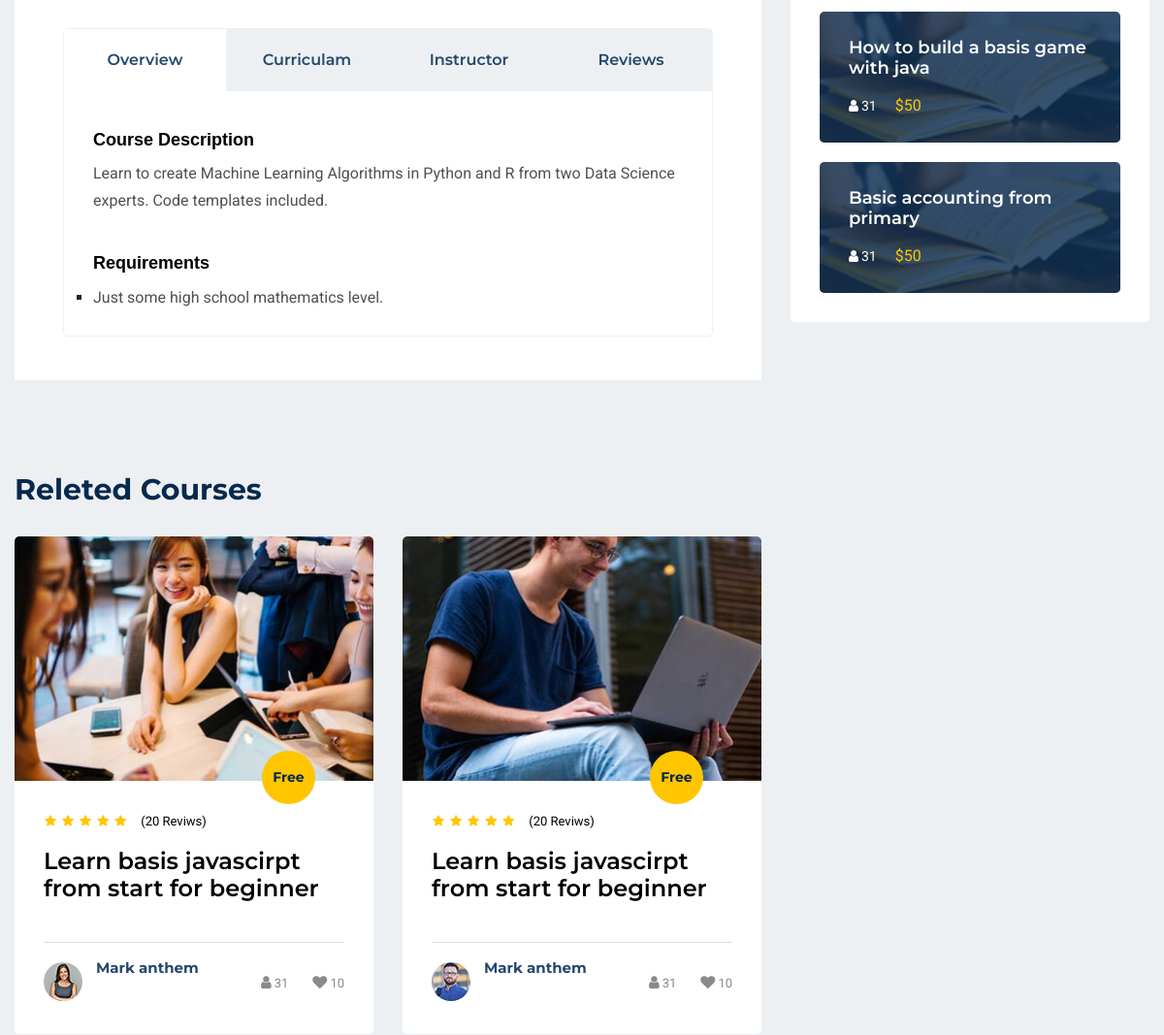
Before: /single-course/machine-learning-a-ztm-ai-python-r-chatgpt-bonus-2023/ (middle part) with the older database file.
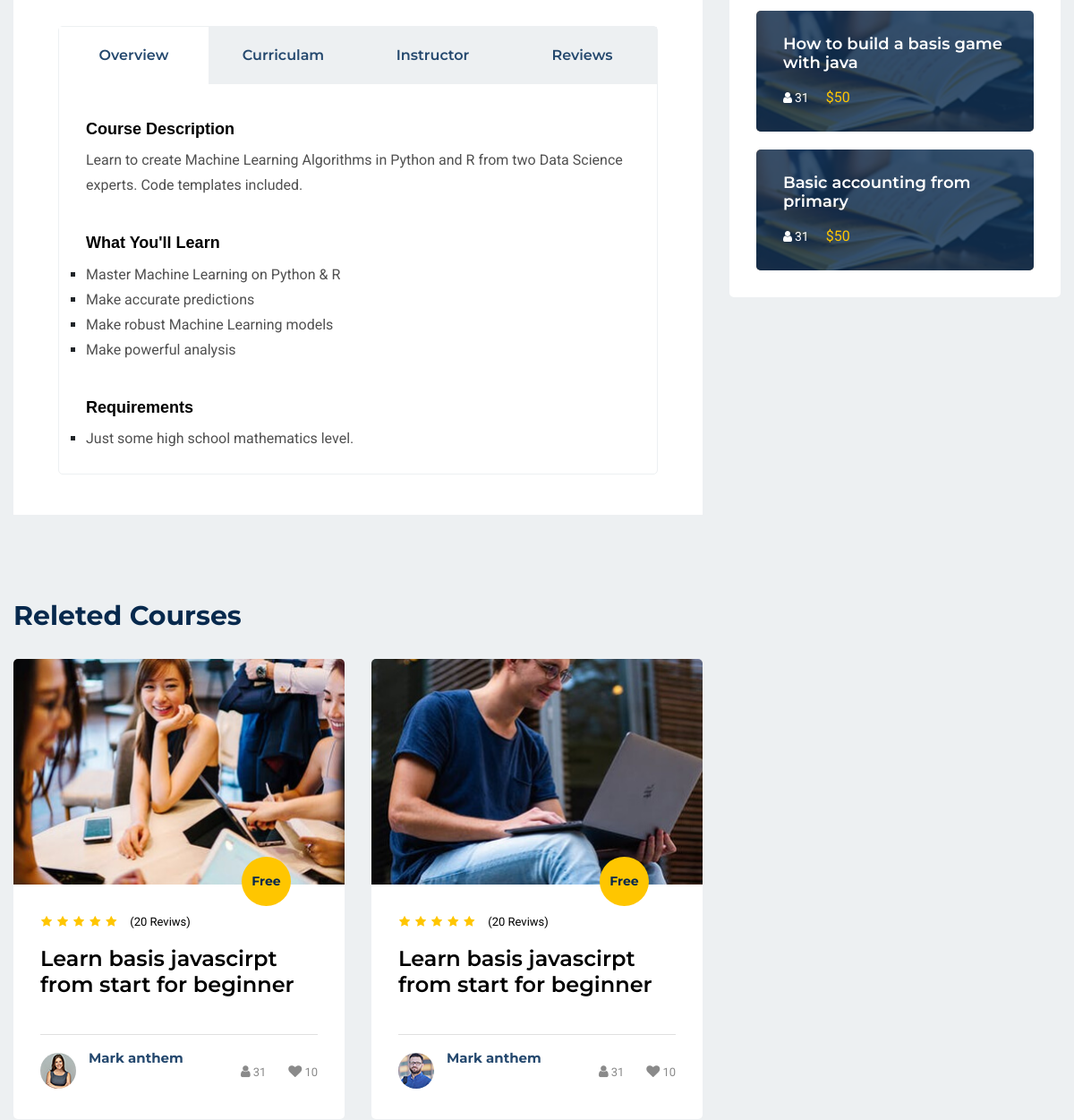
After: the same page with the newer database file.
### lms_main/models.py (models this page shows, shortened)
class Course(models.Model):
    STATUS = (
        ('PUBLISH', 'PUBLISH'),
        ('DRAFT', 'DRAFT'),
    )
    title = models.CharField(max_length=300)
    description = models.TextField()
    created_at = models.DateField(auto_now_add=True)
    featured_image = models.ImageField(
        upload_to='course/featured_images/', null=True)
    price = models.IntegerField(null=True, default=0)
    discount = models.IntegerField(null=True, blank=True)
    slug = models.SlugField(unique=True, null=True,
                            blank=True, max_length=300)
    status = models.CharField(choices=STATUS, max_length=100, null=True)
    author = models.ForeignKey(user_model.Instructor, on_delete=models.CASCADE)
    category = models.ForeignKey(
        lms_main_model.Category, on_delete=models.CASCADE)
    def __str__(self):
        return f"Course {self.title}"

class Requirement(models.Model):
    requirement_points = models.CharField(
        max_length=500, default="no requirements")
    course = models.ForeignKey(
        lms_main_model.Course, on_delete=models.CASCADE)

class WhatYouWillLearn(models.Model):
    points = models.CharField(
        max_length=500, default="no points")
    course = models.ForeignKey(
        lms_main_model.Course, on_delete=models.CASCADE)

### lms_main/views.py (the view)
def single_course(request, slug):
    single_course = models.Course.objects.filter(slug=slug).first()
    print(single_course)
    context = {
        'course': single_course,
    }
    return render(request, 'lms_main/single_course.html', context)

### lms_main/templatetags/course_tags.py (called while the page is built)
@register.simple_tag
def discount_calculation(price, discount):
    if discount is None or discount == 0:
        return price
    sell_price = price
    sell_price = price - (price * discount / 100)
    return math.floor(sell_price)

### user/models.py (called while the page is built)
    @property
    def profile_image_url(self):
        if self.profile_image and hasattr(self.profile_image, 'url'):
            return self.profile_image.url
        else:
            return "/static/images/profile/user.png"

### lms_main/templates/lms_main/single_course.html (shortened to what this page needs)
{% extends 'lms_main/base.html' %}
{% load static %}
{% load course_tags %}
{% block main %}
<section id="corses-singel" class="pt-90 pb-120 gray-bg">
    <div class="container">
        <div class="row">
            <div class="col-lg-8">
                <div class="corses-singel-left mt-30">
                    <div class="corses-tab mt-30">
                        <ul class="nav nav-justified" id="myTab" role="tablist">
                            <li class="nav-item">
                                <a class="active" id="overview-tab" data-toggle="tab" href="#overview" role="tab"
                                    aria-controls="overview" aria-selected="true">Overview</a>
                            </li>
                            <li class="nav-item">
                                <a id="curriculam-tab" data-toggle="tab" href="#curriculam" role="tab"
                                    aria-controls="curriculam" aria-selected="false">Curriculam</a>
                            </li>
                            <li class="nav-item">
                                <a id="instructor-tab" data-toggle="tab" href="#instructor" role="tab"
                                    aria-controls="instructor" aria-selected="false">Instructor</a>
                            </li>
                            <li class="nav-item">
                                <a id="reviews-tab" data-toggle="tab" href="#reviews" role="tab" aria-controls="reviews"
                                    aria-selected="false">Reviews</a>
                            </li>
                        </ul>
                        <div class="tab-content" id="myTabContent">
                            <div class="tab-pane fade show active" id="overview" role="tabpanel"
                                aria-labelledby="overview-tab">
                                <div class="overview-description">
                                    <div class="singel-description pt-40">
                                        <h6>Course Description</h6>
                                        <p>{{ course.description }}</p>
                                    </div>
                                    {% if course.whatyouwilllearn_set.all %}
                                    <div class="singel-description pt-40">
                                        <h6>What You'll Learn</h6>
                                        <ul style="list-style-type: square;">
                                            {% for point in course.whatyouwilllearn_set.all %}
                                            <li>
                                                <p>{{ point.points}}</p>
                                            </li>
                                            {% endfor %}
                                        </ul>
                                    </div>
                                    {% endif %}
                                    <div class="singel-description pt-40">
                                        <h6>Requirements</h6>
                                        <ul style="list-style-type: square;">
                                            {% for requirement in course.requirement_set.all %}
                                            <li><p>{{ requirement.requirement_points}}</p></li>
                                            {% endfor %}
                                        </ul>
                                    </div>
                                </div>
                            </div>
                        </div>
                    </div>
                </div>
            </div>
            <div class="col-lg-4">
                <div class="row">
                    <div class="col-lg-12 col-md-6">
                        <div class="You-makelike mt-30">
                            <div class="singel-makelike mt-20">
                                <div class="image">
                                    <img src="images/your-make/y-1.jpg" alt="Image">
                                </div>
                                <div class="cont">
                                    <a href="#">
                                        <h4>How to build a basis game with java </h4>
                                    </a>
                                    <ul>
                                        <li><a href="#"><i class="fa fa-user"></i>31</a></li>
                                        <li>$50</li>
                                    </ul>
                                </div>
                            </div>
                            <div class="singel-makelike mt-20">
                                <div class="image">
                                    <img src="images/your-make/y-1.jpg" alt="Image">
                                </div>
                                <div class="cont">
                                    <a href="#">
                                        <h4>Basic accounting from primary</h4>
                                    </a>
                                    <ul>
                                        <li><a href="#"><i class="fa fa-user"></i>31</a></li>
                                        <li>$50</li>
                                    </ul>
                                </div>
                            </div>
                        </div>
                    </div>
                </div>
            </div>
        </div>
        <div class="row">
            <div class="col-lg-8">
                <div class="releted-courses pt-95">
                    <div class="title">
                        <h3>Releted Courses</h3>
                    </div>
                    <div class="row">
                        <div class="col-md-6">
                            <div class="singel-course mt-30">
                                <div class="thum">
                                    <div class="image">
                                        <img src="images/course/cu-2.jpg" alt="Course">
                                    </div>
                                    <div class="price">
                                        <span>Free</span>
                                    </div>
                                </div>
                                <div class="cont">
                                    <ul>
                                        <li><i class="fa fa-star"></i></li>
                                        <li><i class="fa fa-star"></i></li>
                                        <li><i class="fa fa-star"></i></li>
                                        <li><i class="fa fa-star"></i></li>
                                        <li><i class="fa fa-star"></i></li>
                                    </ul>
                                    <span>(20 Reviws)</span>
                                    <a href="courses-singel.html">
                                        <h4>Learn basis javascirpt from start for beginner</h4>
                                    </a>
                                    <div class="course-teacher">
                                        <div class="thum">
                                            <a href="#"><img src="images/course/teacher/t-2.jpg" alt="teacher"></a>
                                        </div>
                                        <div class="name">
                                            <a href="#">
                                                <h6>Mark anthem</h6>
                                            </a>
                                        </div>
                                        <div class="admin">
                                            <ul>
                                                <li><a href="#"><i class="fa fa-user"></i><span>31</span></a></li>
                                                <li><a href="#"><i class="fa fa-heart"></i><span>10</span></a></li>
                                            </ul>
                                        </div>
                                    </div>
                                </div>
                            </div>
                        </div>
                        <div class="col-md-6">
                            <div class="singel-course mt-30">
                                <div class="thum">
                                    <div class="image">
                                        <img src="images/course/cu-1.jpg" alt="Course">
                                    </div>
                                    <div class="price">
                                        <span>Free</span>
                                    </div>
                                </div>
                                <div class="cont">
                                    <ul>
                                        <li><i class="fa fa-star"></i></li>
                                        <li><i class="fa fa-star"></i></li>
                                        <li><i class="fa fa-star"></i></li>
                                        <li><i class="fa fa-star"></i></li>
                                        <li><i class="fa fa-star"></i></li>
                                    </ul>
                                    <span>(20 Reviws)</span>
                                    <a href="courses-singel.html">
                                        <h4>Learn basis javascirpt from start for beginner</h4>
                                    </a>
                                    <div class="course-teacher">
                                        <div class="thum">
                                            <a href="#"><img src="images/course/teacher/t-3.jpg" alt="teacher"></a>
                                        </div>
                                        <div class="name">
                                            <a href="#">
                                                <h6>Mark anthem</h6>
                                            </a>
                                        </div>
                                        <div class="admin">
                                            <ul>
                                                <li><a href="#"><i class="fa fa-user"></i><span>31</span></a></li>
                                                <li><a href="#"><i class="fa fa-heart"></i><span>10</span></a></li>
                                            </ul>
                                        </div>
                                    </div>
                                </div>
                            </div>
                        </div>
                    </div>
                </div>
            </div>
        </div>
    </div>
</section>
{% endblock %}

### lms_main/templates/lms_main/base.html (shortened to what this page needs)
{% load static %}
<!doctype html>
<html lang="en">
<head>
    <link rel="stylesheet" href="{% static 'css/slick.css' %}">
    <link rel="stylesheet" href="{% static 'css/animate.css' %}">
    <link rel="stylesheet" href="{% static 'css/nice-select.css' %}">
    <link rel="stylesheet" href="{% static 'css/jquery.nice-number.min.css' %}">
    <link rel="stylesheet" href="{% static 'css/magnific-popup.css' %}">
    <link rel="stylesheet" href="{% static 'css/bootstrap.min.css' %}">
    <link rel="stylesheet" href="{% static 'css/font-awesome.min.css' %}">
    <link rel="stylesheet" href="{% static 'css/default.css' %}">
    <link rel="stylesheet" href="{% static 'css/style.css' %}">
    <link rel="stylesheet" href="{% static 'css/responsive.css' %}">
</head>
<body>
    {% block main %}{% endblock %}
</body>

### lms_main/templates/lms_main/components/navbar.html (shortened to what this page needs)
{% load static %}

### lms_main/templates/lms_main/components/footer.html (shortened to what this page needs)
{% load static %}

### static/css/default.css (style rules this page uses)
.mt-20 { margin-top: 20px; }
.mt-30 { margin-top: 30px; }
.pt-40 { padding-top: 40px; }
.pt-90 { padding-top: 90px; }
.pt-95 { padding-top: 95px; }
.pb-120 { padding-bottom: 120px; }
.gray-bg { background: #edf0f2; }

Changed rows visible on the page:
added WhatYouWillLearn: points "Master Machine Learning on Python & R"
added WhatYouWillLearn: points "Make accurate predictions"
added WhatYouWillLearn: points "Make robust Machine Learning models"
added WhatYouWillLearn: points "Make powerful analysis"
Other visible differences:
text now shown: "What You'll Learn"
